Frame 1 (no input): blank canvas, image omitted
Frame 60 (the mouse pressed at the canvas centre just before this capture): blank canvas, image omitted
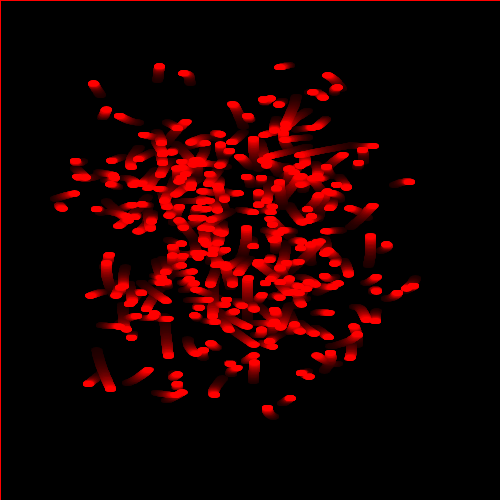
Frame 120 (the mouse held since frame 60 and released just before this capture)

The Processing sketch whose frames 1 and 60 were blank and that drew this single picture after the mouse press (run headless with seeded random() and noise(); from frame 60 on, the mouse is pressed at the canvas centre):

// Processing sketch: MagicWorms
// ── MagicWorms.pde
void setup(){
 size(500,500);
 background(0,0,0);
}

void draw(){
  makeMagical();
  if(mousePressed){
 for(int i = 0; i<=300; i++){
   float x=getWormX(i);
   float y=getWormY(i);
   fill(255,0,0);
   stroke(255,0,0);
   ellipse(x,y,10,5);
 }
 }
}
float frequency = .001;
    float noiseInterval = PI;

    void makeMagical() {
        fill( 0, 0, 0, 10 );
        rect(0, 0, width, height);
        noStroke();
    }

    float getWormX(int i) {
        return map(noise(i*noiseInterval + frameCount * frequency), 0, 1, 0, width);
    }

    float getWormY(int i) {
        return map(noise(i*noiseInterval+1 + frameCount * frequency), 0, 1, 0, height);
    }
